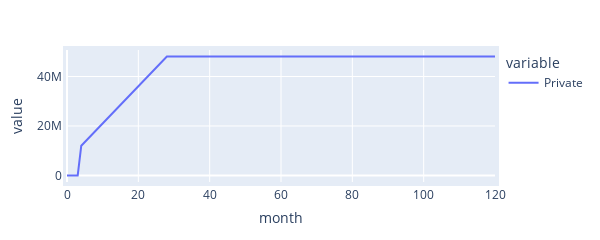

Write notebook code for a chart like this one.
### Code cell
cadcad_gpt('Can you plot the Private column')
